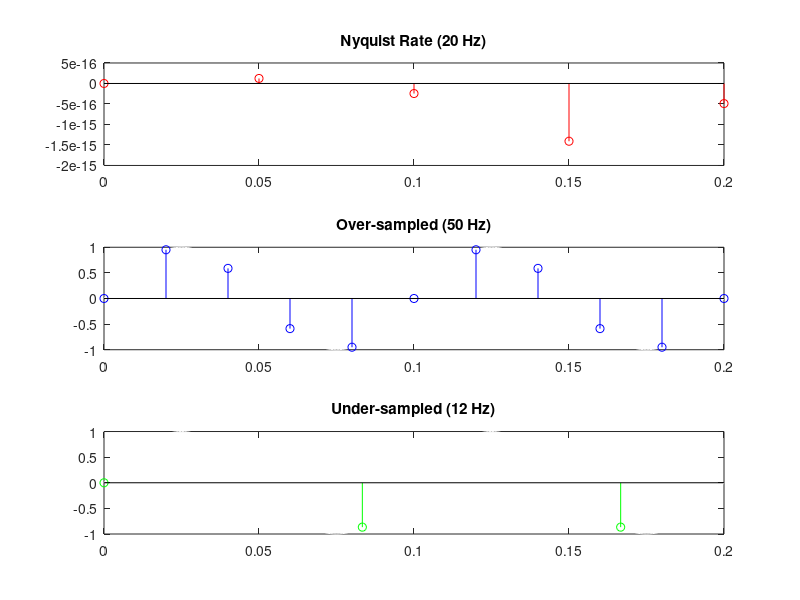

Here is the MATLAB script that generated this plot:
f = 10; 
t = 0:0.001:0.2; 
x_c = sin(2*pi*f*t);

fs_nyq = 20; 
n_nyq = 0:1/fs_nyq:0.2; 

x_nyq = sin(2*pi*f*n_nyq);
fs_over = 50; 
n_over = 0:1/fs_over:0.2; 
x_over = sin(2*pi*f*n_over);
fs_under = 12; 
n_under = 0:1/fs_under:0.2; 
x_under = sin(2*pi*f*n_under);

subplot(3,1,1); plot(t, x_c, 'w'); 

stem(n_nyq, x_nyq, 'r'); 
title('Nyquist Rate (20 Hz)');
subplot(3,1,2); plot(t, x_c, 'w'); 
hold on;
stem(n_over, x_over, 'b'); 
title('Over-sampled (50 Hz)');
subplot(3,1,3); 
plot(t, x_c, 'w'); 
hold on; 
stem(n_under, x_under, 'g'); 
title('Under-sampled (12 Hz)');
